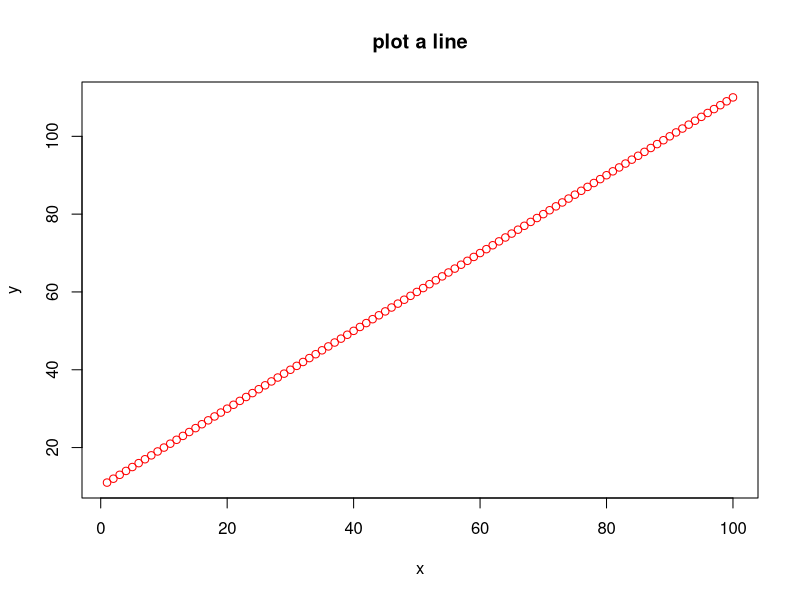

Write R code to recreate this figure. (Note: this script raises an error after producing the figure.)
# R code to have minimal number of libraries and function
# so that it takes little time to restore on Renv


library("here")
library("ggplot2")


plot(c(1:100), c(11:110), main="plot a line", xlab="x", 
    ylab="y", type="b", col="red")
    
cat("done")

cat("added by feng on host before mount")
feng
